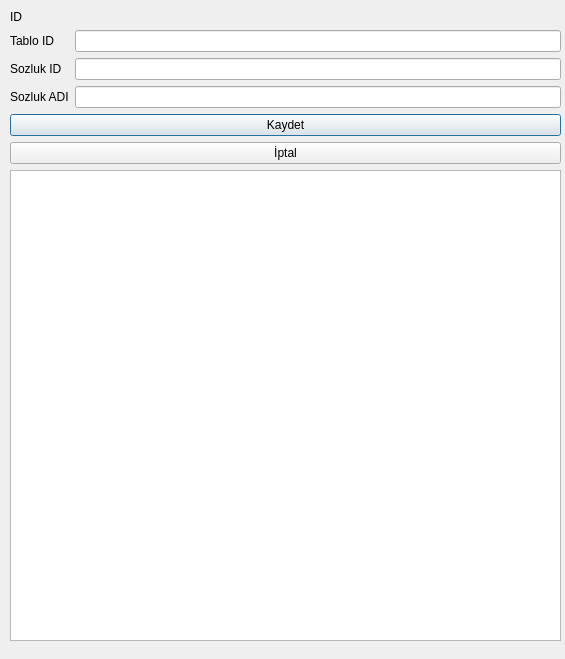
<?xml version="1.0" encoding="UTF-8"?>
<ui version="4.0">
 <class>Dialog</class>
 <widget class="QDialog" name="Dialog">
  <property name="geometry">
   <rect>
    <x>0</x>
    <y>0</y>
    <width>565</width>
    <height>659</height>
   </rect>
  </property>
  <property name="windowTitle">
   <string>Dialog</string>
  </property>
  <widget class="QWidget" name="gridLayoutWidget">
   <property name="geometry">
    <rect>
     <x>10</x>
     <y>10</y>
     <width>551</width>
     <height>631</height>
    </rect>
   </property>
   <layout class="QGridLayout" name="gridLayout" columnstretch="0,0">
    <property name="sizeConstraint">
     <enum>QLayout::SetMaximumSize</enum>
    </property>
    <item row="2" column="1">
     <widget class="QLineEdit" name="txtID"/>
    </item>
    <item row="3" column="0">
     <widget class="QLabel" name="label_3">
      <property name="text">
       <string>Sozluk ADI</string>
      </property>
     </widget>
    </item>
    <item row="4" column="0" colspan="2">
     <widget class="QPushButton" name="btKaydet">
      <property name="text">
       <string>Kaydet</string>
      </property>
     </widget>
    </item>
    <item row="5" column="0" colspan="2">
     <widget class="QPushButton" name="btIptal">
      <property name="text">
       <string>İptal</string>
      </property>
     </widget>
    </item>
    <item row="1" column="1">
     <widget class="QLineEdit" name="txtTablo">
      <property name="inputMethodHints">
       <set>Qt::ImhDigitsOnly</set>
      </property>
      <property name="echoMode">
       <enum>QLineEdit::Normal</enum>
      </property>
     </widget>
    </item>
    <item row="1" column="0">
     <widget class="QLabel" name="label">
      <property name="text">
       <string>Tablo ID</string>
      </property>
     </widget>
    </item>
    <item row="2" column="0">
     <widget class="QLabel" name="label_2">
      <property name="text">
       <string>Sozluk ID</string>
      </property>
     </widget>
    </item>
    <item row="3" column="1">
     <widget class="QLineEdit" name="txtAd"/>
    </item>
    <item row="6" column="0" colspan="2">
     <widget class="QTableWidget" name="lstSozluk"/>
    </item>
    <item row="0" column="0">
     <widget class="QLabel" name="label_4">
      <property name="text">
       <string>ID</string>
      </property>
     </widget>
    </item>
    <item row="0" column="1">
     <widget class="QLabel" name="lbl_ID">
      <property name="text">
       <string/>
      </property>
     </widget>
    </item>
   </layout>
  </widget>
 </widget>
 <resources/>
 <connections/>
</ui>
